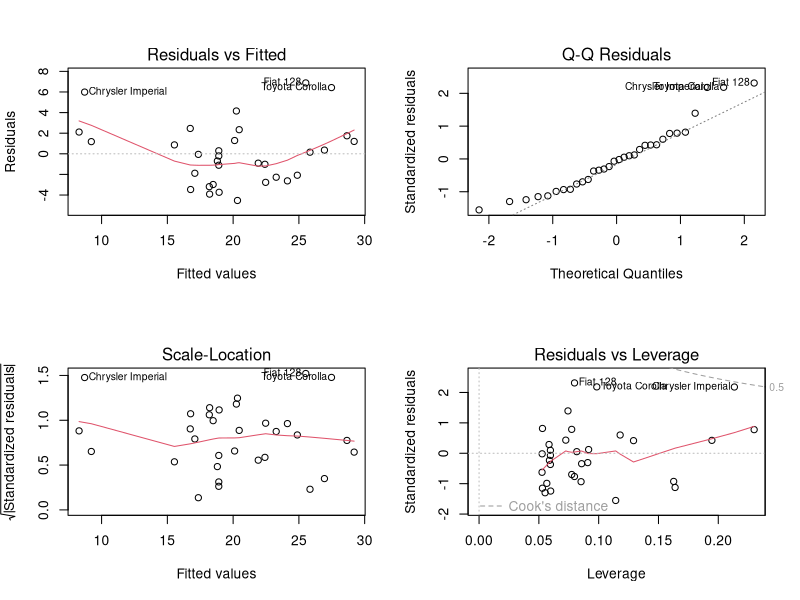
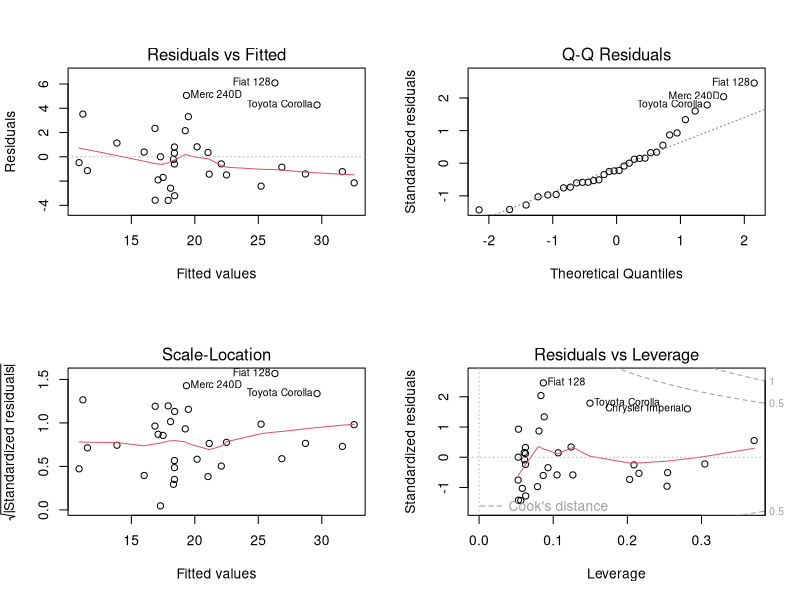
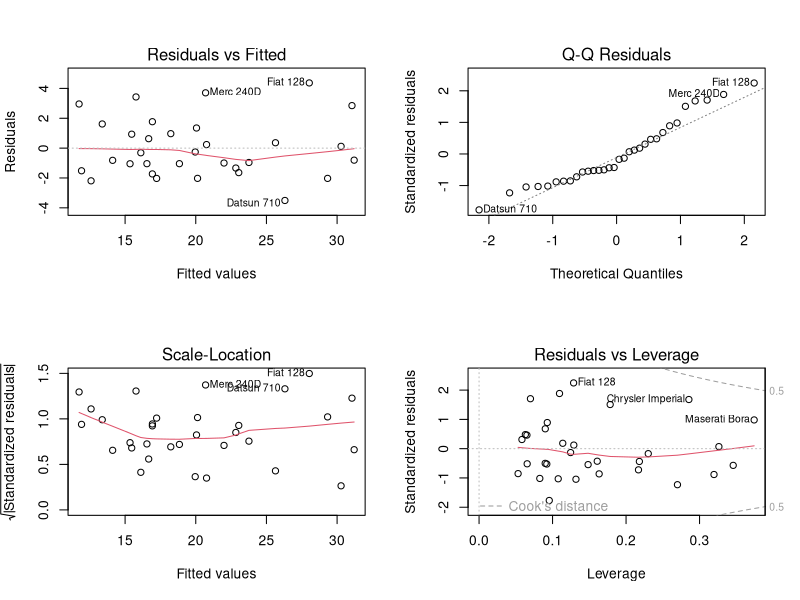

Source code (R) for these figures, in order:
## ---- chunk 1
fit <- lm(mpg ~ wt + factor(am), data=mtcars)
par(mfrow=c(2,2))
plot(fit)
par(mfrow=c(1,1))
## ---- chunk 2
fit <- lm(mpg ~ wt * factor(am), data=mtcars)
par(mfrow=c(2,2))
plot(fit)
par(mfrow=c(1,1))
## ---- chunk 3
fit <- lm(mpg ~ wt * factor(am) + qsec, data=mtcars)
par(mfrow=c(2,2))
plot(fit)
par(mfrow=c(1,1))
